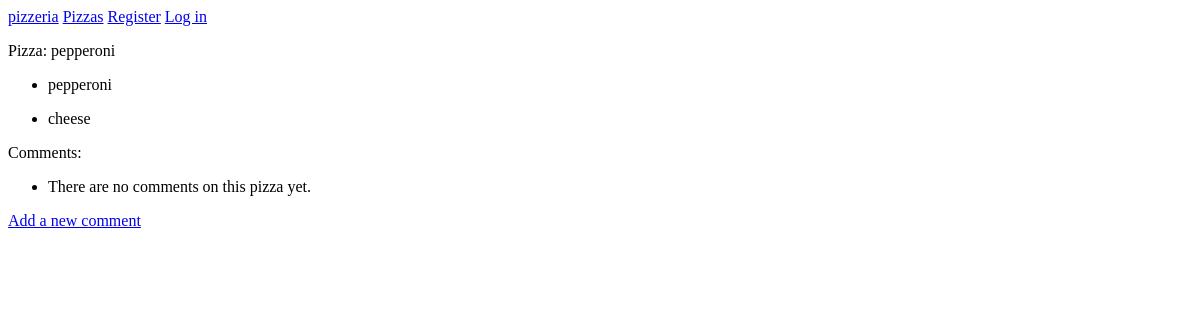
The app's page /pizzas/3/, older data.
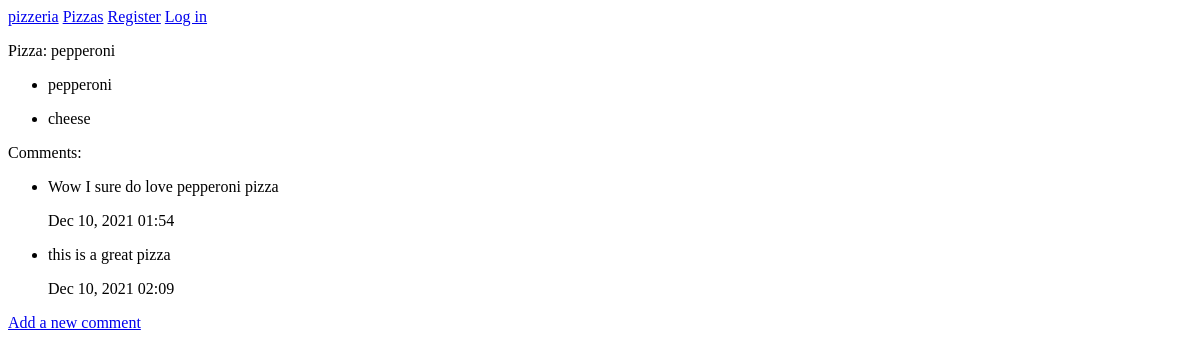
The same page, newer data.
### MainPizza/models.py (models this page shows, shortened)
class Pizza(models.Model):
    text = models.CharField(max_length=200)
    date_add = models.DateTimeField(auto_now_add=True)
    def __str__(self):
        return self.text

class Topping(models.Model):
    pizza = models.ForeignKey(Pizza, on_delete=models.CASCADE)
    text = models.CharField(max_length=200)
    date_add = models.DateTimeField(auto_now_add=True)

class Comment(models.Model):
    pizza = models.ForeignKey(Pizza, on_delete=models.CASCADE)
    text = models.TextField()
    date_add = models.DateTimeField(auto_now_add=True)

### MainPizza/views.py (the view)
# urls.py: path('pizzas/<int:pizza_id>/', views.pizza, name='pizza'),
def pizza(request, pizza_id):
    pizza = Pizza.objects.get(id=pizza_id)
    toppings = pizza.topping_set.all()
    comments = pizza.comment_set.all()
    context = {'pizza': pizza, 'toppings':toppings,'comments':comments}
    return render(request, 'MainPizza/pizza.html', context)

### MainPizza/templates/MainPizza/pizza.html
{% extends "MainPizza/base.html" %}
{% block content %}
<p>Pizza: {{ pizza }}</p>
<ul>
    {% for p in toppings %}
    <li>
        <p>{{ p.text |linebreaks}}</p>
    </li>
    {% empty %}
    <li> There are no toppings on this pizza yet.</li>
    {% endfor %}
</ul>
<p>Comments:</p>
<ul>
    {% for c in comments %}
    <li>
        <p>{{ c.text }}</p>
        <p>{{c.date_add |date:'M d, Y H:i'}}</p>
    </li>
    {% empty %}
    <li> There are no comments on this pizza yet.</li>
    {% endfor %}
</ul>
<p>
    <a href="{% url 'MainPizza:new_comment' pizza.id %}">Add a new comment</a>
</p>
{% endblock content %}

### MainPizza/templates/MainPizza/base.html
<p>
    <a href = "{% url 'MainPizza:index' %}">pizzeria</a>
    <a href="{% url 'MainPizza:pizzas' %}">Pizzas</a>
    {% if user.is_authenticated %}
        Hello, {{ user.username }}.
        <a href="{% url 'users:logout' %}">Log out</a>
    {% else %}
        <a href="{% url 'users:register' %}">Register</a>
        <a href="{% url 'users:login' %}">Log in</a>
    {% endif %}
</p>
    {% block content %}
    {% endblock content %}

Row changes from the older to the newer data that the page shows:
added Comment: text "Wow I sure do love pepperoni pizza", date_add "Dec 10, 2021 01:54"
added Comment: text "this is a great pizza", date_add "Dec 10, 2021 02:09"
Text that changed along with them:
text no longer shown: "There are no comments on this pizza yet."
